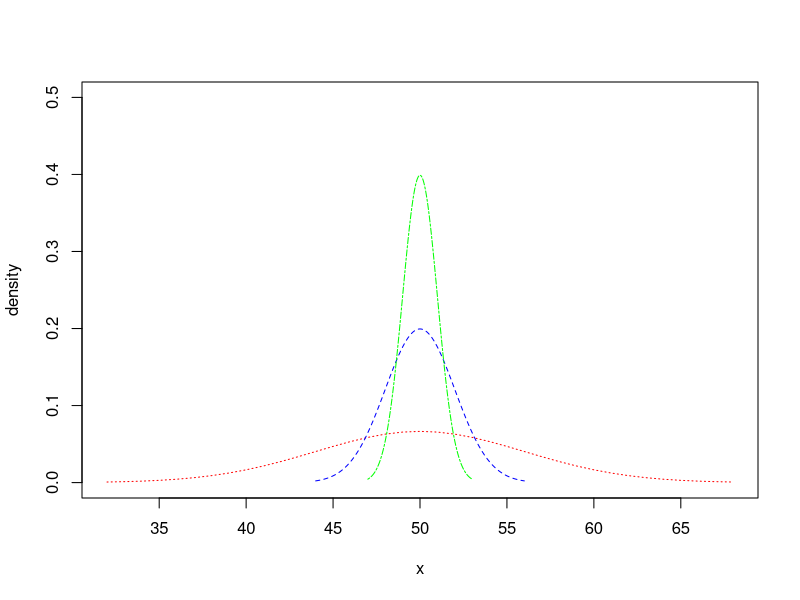

Source code (R):
# 6205 normal sample mean distribution plot
mu <- 50
sigma <- 6
x <- seq(mu-3*sigma, mu+3*sigma, by=1)
plot(x, dnorm(x,50,6), type = 'l', lty = 'dotted', col = 'red', ylim = c(0,0.5), ylab = 'density')

x1 <- seq(50-6, 50+6, by=0.1)
lines(x1, dnorm(x1, 50, 6/3), type = 'l', lty = 'dashed', col = 'blue')
x2 <- seq(50-3, 50+3, by = 0.005)
lines(x2, dnorm(x2, 50, 1), type = "l", lty = "twodash", col = "green")